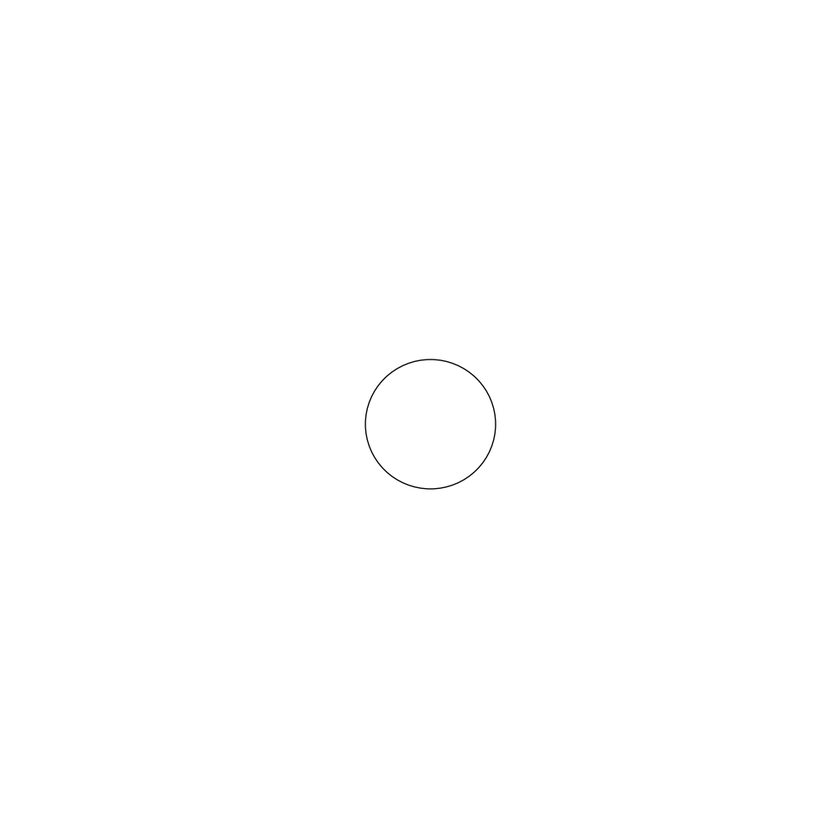
#> input picture Images/circle.png, 840 x 840 px, shrunk from 1000 x 1000 before the run
$ python freeman.py
#> lines starting #> are read from the running program, lines starting #| are printed output that depends on the picture; after the words box and inside, x2 and y2 are one past the last pixel; in counts of white or black regions, pixels touching at a corner belong together
### chaincode.py
""" 2D boundary determination script """

""" Reference: https://www.geeksforgeeks.org/chain-code-for-2d-line/"""

codeList = [5, 6, 7, 4, -1, 0, 3, 2, 1]

# This function generates the chaincode
# for transition between two neighbour points
def getChainCode(x1, y1, x2, y2):
    dx = x2 - x1
    dy = y2 - y1
    hashKey = 3 * dy + dx + 4
    return codeList[hashKey]

'''This function generates the list of
chaincodes for given list of points'''
def generateChainCode(ListOfPoints):
    chainCode = []
    for i in range(len(ListOfPoints) - 1):
        a = ListOfPoints[i]
        b = ListOfPoints[i + 1]
        chainCode.append(getChainCode(a[0], a[1], b[0], b[1]))
    return chainCode

### freeman.py
"""Script to run the image processing"""

"""Built-in Imports"""
import sys, os, subprocess

""" Library Imports"""
import cv2 as cv
# from PIL import Image # alternative to using OpenCV
import numpy as np
import matplotlib.pyplot as plt

"""Script Imports"""
import chaincode as cc

def i2npy(imgpath):
    """ Importing image and store contour as numpy array """
#> called with imgpath = './Images/circle.png'

    img = cv.imread(imgpath, 0)
#> img is the input picture: shape (840, 840); min 4, max 255, mean 254.8
    cv.imshow("image.png", img)
    cv.waitKey(0)
    cv.destroyAllWindows()
    img = cv.bitwise_not(img)
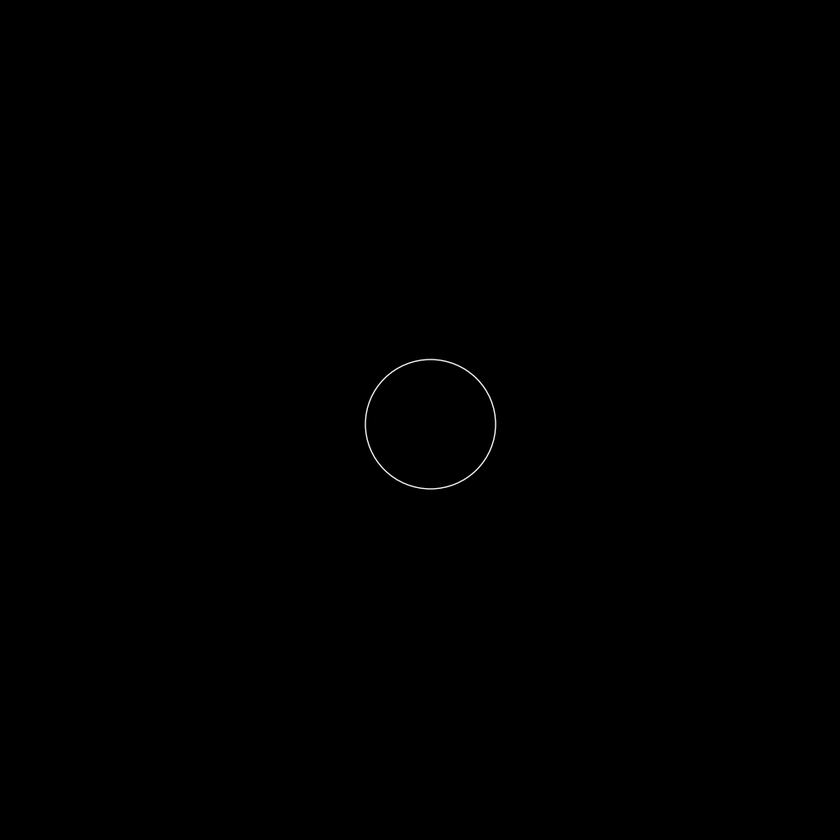
#> img: shape (840, 840); min 0, max 251, mean 0.2
    cv.imshow("image.png", img)
    cv.waitKey(0)
    cv.destroyAllWindows()

    # Detecting contours in image.
    contours, _= cv.findContours(img, cv.RETR_EXTERNAL, cv.CHAIN_APPROX_NONE)
#> contours = 6 contours, 5 with area under 20; largest, box (x1, y1, x2, y2) and area: (362, 356, 499, 491) 14069

    # Alternatively - when converting to a binary image
    # _, threshold = cv.threshold(img, 110, 255, cv.THRESH_BINARY)
    # contours, _= cv.findContours(threshold, cv.RETR_EXTERNAL, cv.CHAIN_APPROX_NONE)

    return img, np.array(contours[0], dtype = np.int64).sum(axis = 1)

def sqplot(x,y):
    """ Equal axis plot - Press Q to Close"""
    fig = plt.figure(figsize = (10,10))
    # ax1, ax2 = fig.subplots(1,2)
    ax1 = fig.add_subplot(2,2,1)
    ax2 = fig.add_subplot(2,2,4)
    ax1.plot(x,y, color = "black")
    ax1.set_title("Contour Determined")
    ax2.scatter(x,y, color = "black")
    ax2.set_title("Sampling Density")
    plt.show()
    plt.close()

if __name__ == "__main__":
    img, contour = i2npy("./Images/circle.png")
#> contour = 28 pairs, first value 423 to 437, second value 491 to 491
    x = contour[:,0]
#> x = 28 values, max 437 at index 14, min 423 at index 0, mean 430
    np.append(x,x[0])
    y = contour[:,1]
#> y = 28 values from 491 to 491
    np.append(y,y[0])
    sqplot(x,y)
#> in sqplot, `plt.show()`:
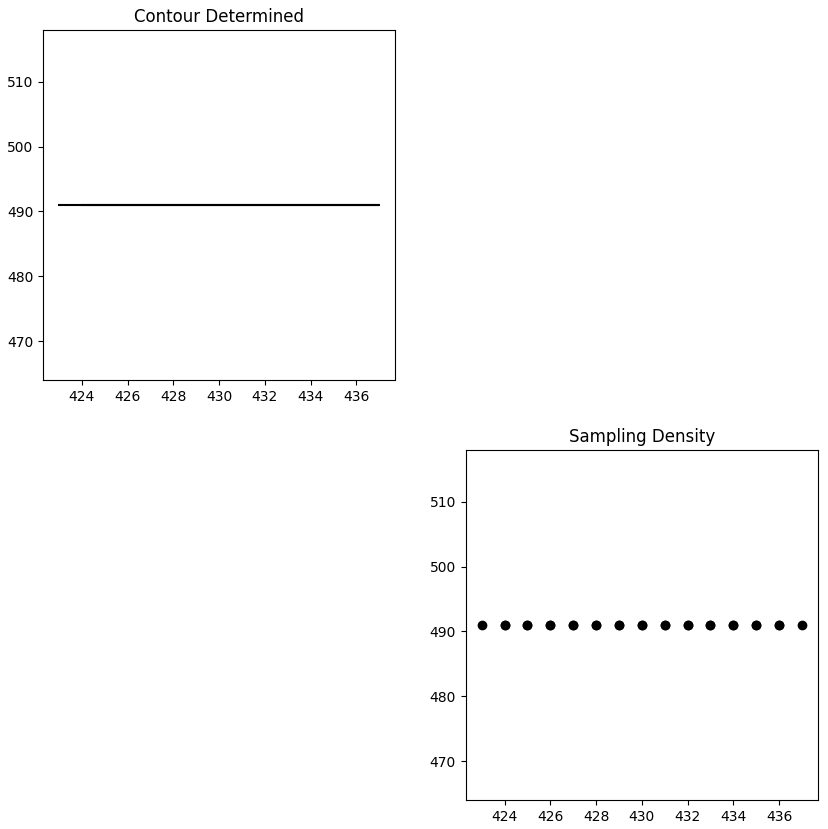
#> figure drawn by matplotlib, 2 panels
    circlechain = cc.generateChainCode(contour)
#> the loop in generateChainCode, `for i in range(len(ListOfPoints) - 1):` made 27 passes
#> (a, b, dx in getChainCode, hashKey in getChainCode) on passes 1 to 12: ([423, 491], [424, 491], 1, 5), ([424, 491], [425, 491], 1, 5), ([425, 491], [426, 491], 1, 5), ([426, 491], [427, 491], 1, 5), ([427, 491], [428, 491], 1, 5), ([428, 491], [429, 491], 1, 5), ([429, 491], [430, 491], 1, 5), ([430, 491], [431, 491], 1, 5), ([431, 491], [432, 491], 1, 5), ([432, 491], [433, 491], 1, 5), ([433, 491], [434, 491], 1, 5), ([434, 491], [435, 491], 1, 5)
#> after the loop in generateChainCode, `for i in range(len(ListOfPoints) - 1):`: chainCode = 27 values from 0 to 4
#> circlechain = 27 values from 0 to 4

# Next Steps:
# 1. Determine the Fourier Coefficients.
# 2.
